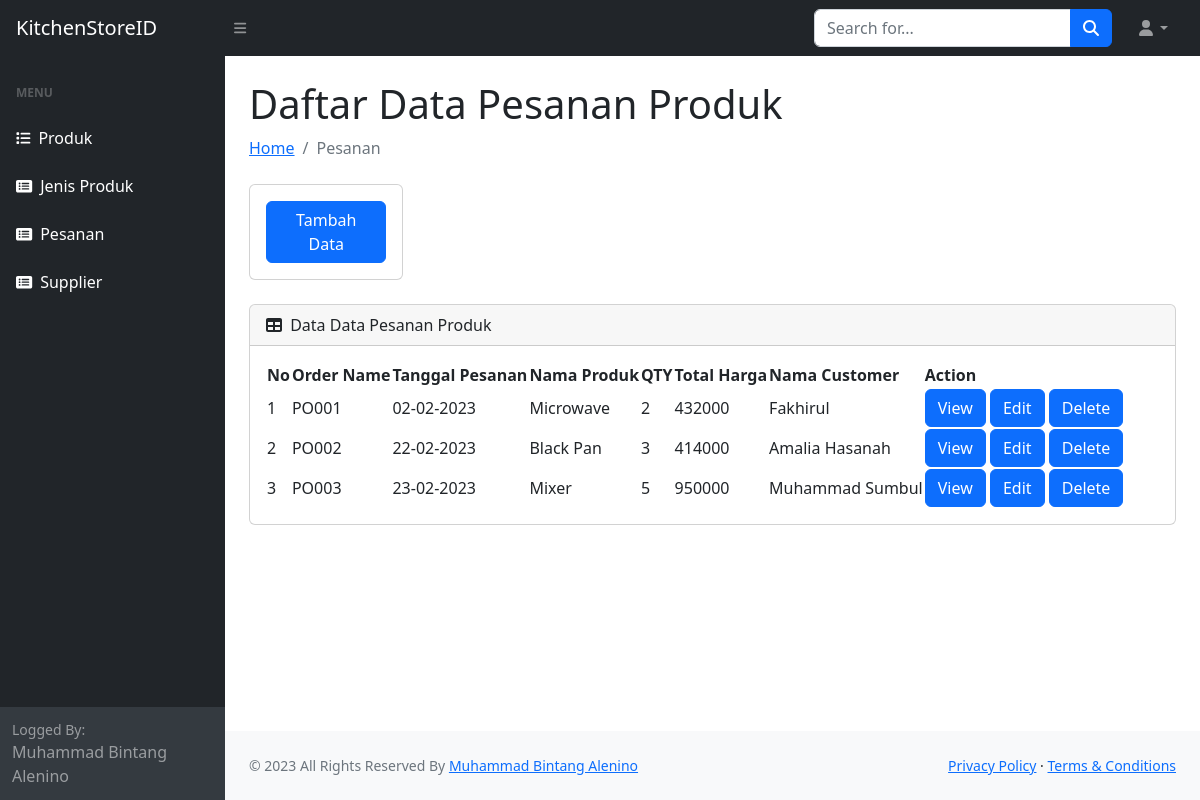
The page /admin/pesanan.php on the database its author committed.
### tables this page shows
CREATE TABLE `order` (
  `id` int(11) NOT NULL,
  `order_number` varchar(45) DEFAULT NULL,
  `date` datetime DEFAULT NULL,
  `qty` int(11) DEFAULT NULL,
  `total_price` int(11) DEFAULT NULL,
  `customer_id` int(11) NOT NULL,
  `product_id` int(11) NOT NULL
);

CREATE TABLE `product` (
  `id` int(11) NOT NULL,
  `sku` varchar(45) DEFAULT NULL,
  `name` varchar(45) DEFAULT NULL,
  `purchase_price` int(11) DEFAULT NULL,
  `sell_price` int(11) DEFAULT NULL,
  `stock` int(11) DEFAULT 0,
  `min_stock` int(11) DEFAULT 0,
  `product_type_id` int(11) NOT NULL,
  `restock_id` int(11) NOT NULL
);

CREATE TABLE `customer` (
  `id` int(11) NOT NULL,
  `name` varchar(45) DEFAULT NULL,
  `gender` enum('L','P') DEFAULT NULL,
  `phone` varchar(45) DEFAULT NULL,
  `email` varchar(45) DEFAULT NULL,
  `address` longtext DEFAULT NULL,
  `card_id` int(11) NOT NULL
);

### admin/pesanan.php (the view)
<?php
include_once 'template/header.php';
include_once 'template/navbar.php';
require_once 'dbkoneksi.php';
$sql = "SELECT * FROM `order`";
$pesanans = $dbh->query($sql);
?>
<main>
    <div class="container-fluid px-4">
        <h1 class="mt-4">Daftar Data Pesanan Produk</h1>
        <ol class="breadcrumb mb-4">
            <li class="breadcrumb-item"><a href="index.php">Home</a></li>
            <li class="breadcrumb-item active">Pesanan</li>
        </ol>
        <div class="card mb-4 col-md-2">
            <div class="card-body">
                <a class="btn btn-primary" href="pesanan/form_pesanan.php">Tambah Data</a>
            </div>
        </div>
        <div class="card mb-4">
            <div class="card-header">
                <i class="fas fa-table me-1"></i>
                Data Data Pesanan Produk
            </div>
            <div class="card-body">
                <table id="datatablesSimple">
                    <thead>
                        <tr>
                            <th>No</th>
                            <th>Order Name</th>
                            <th>Tanggal Pesanan</th>
                            <th>Nama Produk</th>
                            <th>QTY</th>
                            <th>Total Harga</th>
                            <th>Nama Customer</th>
                            <th>Action</th>
                        </tr>
                    </thead>
                    <tbody>
                        <?php
                        $no = 1;
                        foreach ($pesanans as $row) {
                        ?>
                            <tr>
                                <td><?= $no ?></td>
                                <td><?= $row['order_number'] ?></td>
                                <td>
                                    <?php
                                    $date = date_create($row['date']);
                                    echo date_format($date, 'd-m-Y');
                                    ?>
                                </td>
                                <td>
                                    <?php
                                    $sqljenis = "SELECT * FROM product WHERE id = " . $row['product_id'];
                                    $pesanansjenis = $dbh->query($sqljenis);
                                    $rowjenis = $pesanansjenis->fetch();
                                    echo $rowjenis['name'];
                                    ?>
                                </td>
                                <td><?= $row['qty'] ?></td>
                                <td><?= $row['total_price'] ?></td>
                                <td>
                                    <?php
                                    $sqljenis = "SELECT * FROM customer WHERE id = " . $row['customer_id'];
                                    $pesanansjenis = $dbh->query($sqljenis);
                                    $rowjenis = $pesanansjenis->fetch();
                                    echo $rowjenis['name'];
                                    ?>
                                </td>
                                <td>
                                    <a class="btn btn-primary" href="pesanan/view_pesanan.php?id=<?= $row['id'] ?>">View</a>
                                    <a class="btn btn-primary" href="pesanan/form_pesanan.php?id=<?= $row['id'] ?>">Edit</a>
                                    <a class="btn btn-primary" href="pesanan/delete_pesanan.php?id=<?= $row['id'] ?>" onclick="if(!confirm('Anda Yakin Hapus Data pembelian <?= $row['id'] ?>?')) {return false}">Delete</a>
                                </td>
                            </tr>
                        <?php
                            $no++;
                        }
                        ?>
                    </tbody>
                </table>
            </div>
        </div>
    </div>
</main>
<?php
include_once 'template/footer.php';
?>

### rows shown on the page
order: order_number "PO001", date "02-02-2023", product.name "Microwave", qty "2", total_price "432000", customer.name "Fakhirul"
order: order_number "PO002", date "22-02-2023", product.name "Black Pan", qty "3", total_price "414000", customer.name "Amalia Hasanah"
order: order_number "PO003", date "23-02-2023", product.name "Mixer", qty "5", total_price "950000", customer.name "Muhammad Sumbul"
